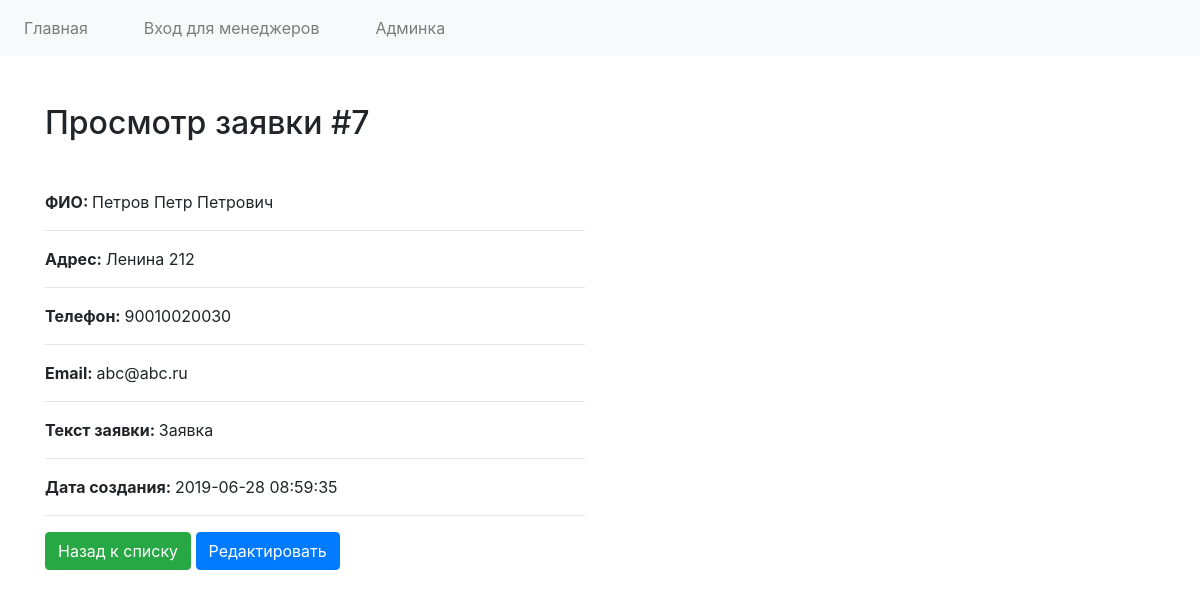
The app's page /admin-view.php?id=7 (signed in) with its own data.
### tables this page shows
CREATE TABLE `request` (
  `id` int(11) NOT NULL,
  `name` varchar(255) NOT NULL,
  `address` varchar(255) NOT NULL,
  `phone` varchar(255) NOT NULL,
  `email` varchar(255) NOT NULL,
  `request` text NOT NULL,
  `created_at` timestamp NULL DEFAULT CURRENT_TIMESTAMP
);

### admin-view.php (the view, shortened to what this page needs)
<?php
require_once '_header.php';
require_once '_nav.php';
$id = $_GET['id'];
$request = $connection->query("SELECT * FROM request WHERE id='$id'")->fetch();
?>
<div class="container">
    <h2 class="mb-5 mt-5">Просмотр заявки #<?=$request['id']?></h2>
    <div class="row">
        <div class="col-md-6">
            <strong>ФИО: </strong> <span><?=$request['name']?></span><hr>
            <strong>Адрес: </strong> <span><?=$request['address']?></span><hr>
            <strong>Телефон: </strong> <span><?=$request['phone']?></span><hr>
            <strong>Email: </strong> <span><?=$request['email']?></span><hr>
            <strong>Текст заявки: </strong> <span><?=$request['request']?></span><hr>
            <strong>Дата создания: </strong> <span><?=$request['created_at']?></span><hr>
            <a href="admin.php" class="btn btn-success">Назад к списку</a>
            <a href="admin-edit.php?id=<?=$request['id']?>" class="btn btn-primary">Редактировать</a>
        </div>
    </div>
</div>
<?php
require_once '_footer.php';

### records on screen
request: id "7", name "Петров Петр Петрович", address "Ленина 212", phone "90010020030", email "abc@abc.ru", request "Заявка", created_at "2019-06-28 08:59:35"
